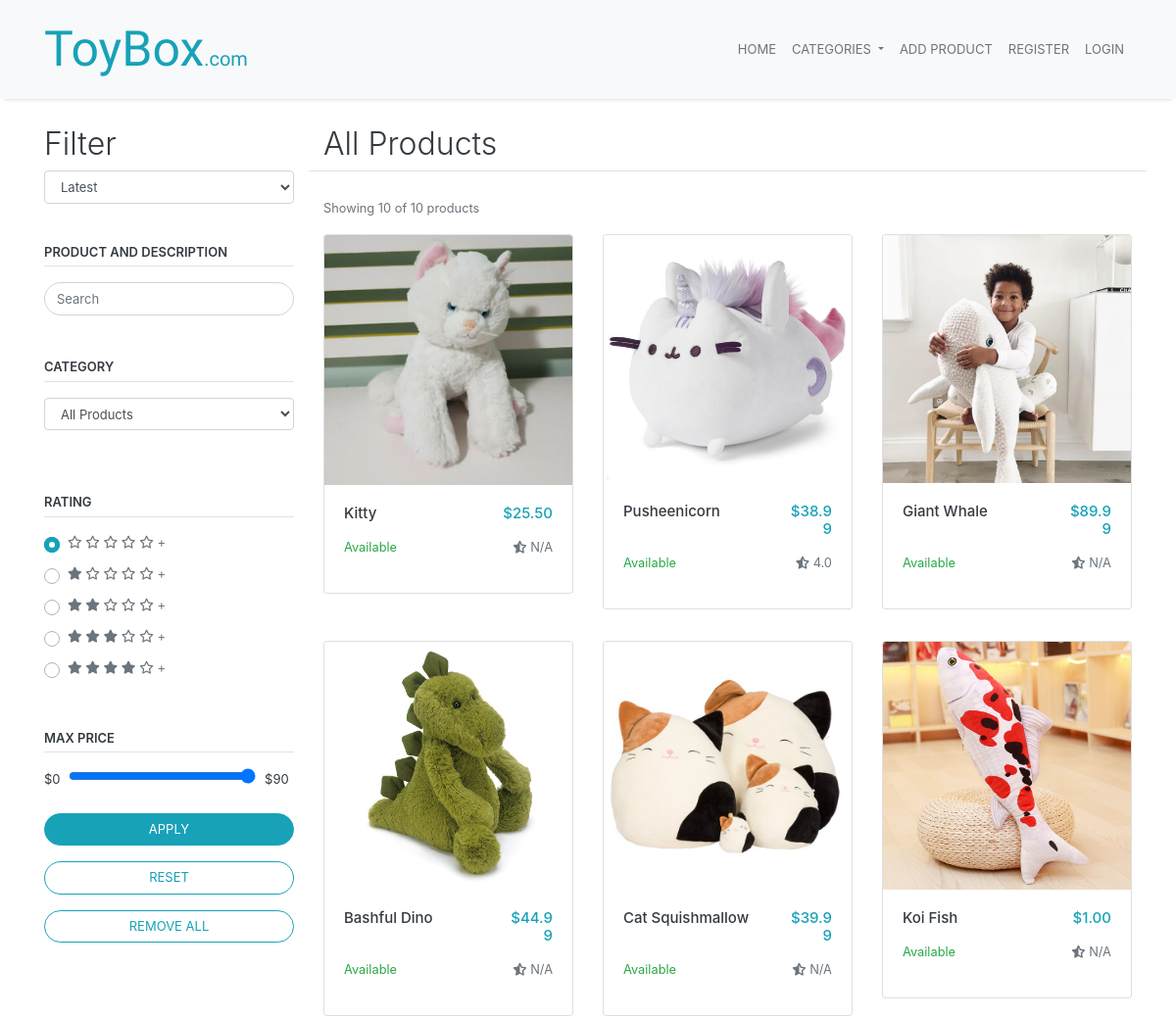
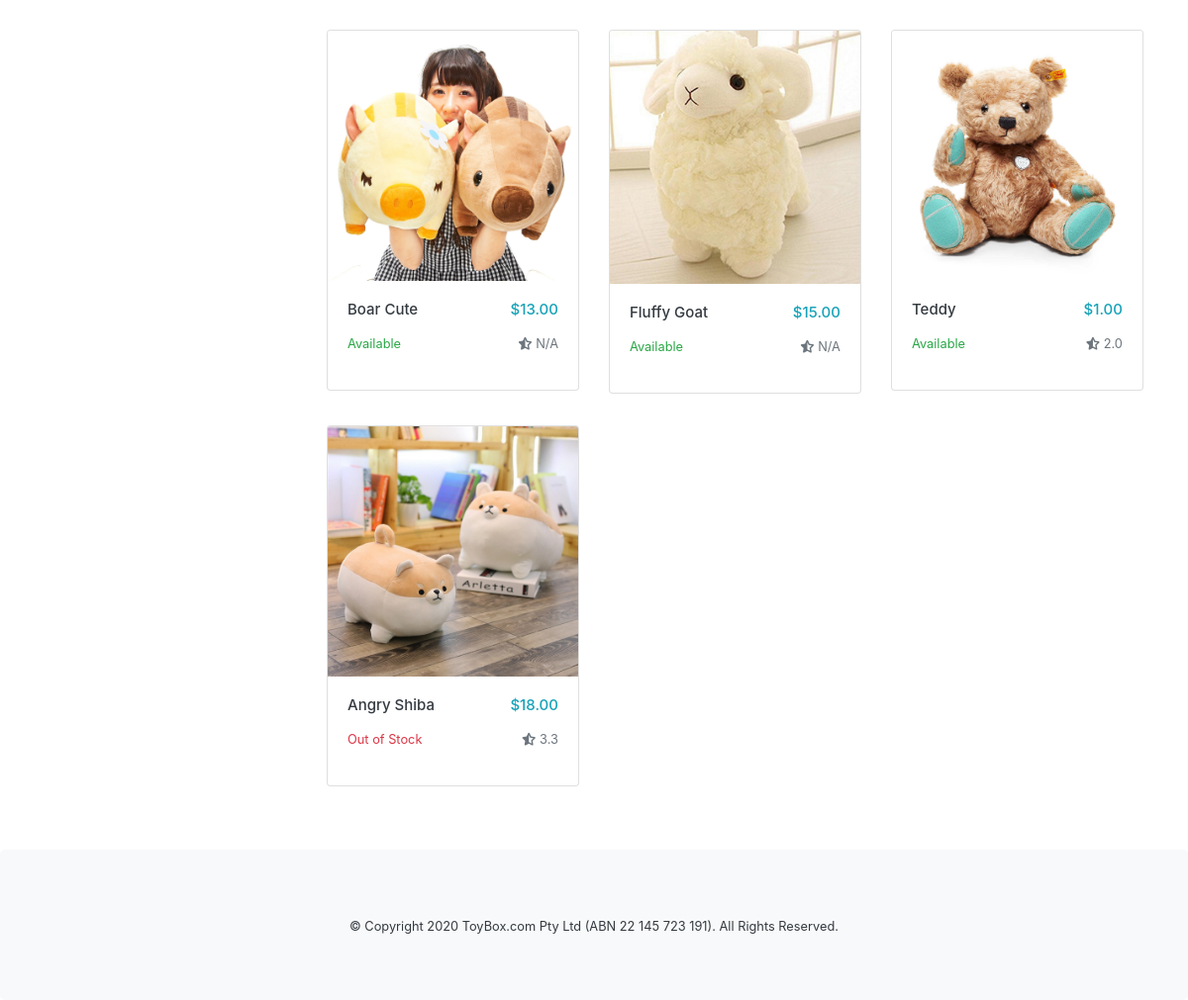
The page / on the database its author committed (2 pictures, top to bottom).
### marketplace/models.py (models this page shows, shortened)
class Product(db.Model):
    __tablename__='products'
    id = db.Column(db.Integer, primary_key=True)
    name = db.Column(db.String(100), nullable=False)
    description = db.Column(db.String(500))
    current_stock = db.Column(db.Integer, nullable=False)
    monthly_stock = db.Column(db.Integer, nullable=False)
    price = db.Column(db.Numeric, nullable=False)
    category = db.Column(db.String(50), nullable=False)
    created = db.Column(db.DateTime, default=datetime.now(), nullable=False)
    image_one = db.Column(db.String(400))
    image_two = db.Column(db.String(400))
    image_three = db.Column(db.String(400))
    seller_id = db.Column(db.Integer, db.ForeignKey('users.id'))
    comments = db.relationship('Comment', backref='product') #comments on product

### marketplace/views.py (the view)
@bp.route('/', methods=['GET'])
def index():
    product_list = Product.query.order_by(Product.created.desc()).all()
    if (not product_list): #if no products exist then return 404
        return render_template('404.html')
    product_list = refine(product_list)
    return render_template('index.html',
        products = product_list,
        user_rating = 0,
        order = "Latest",
        category = "All Products",
        max_price = find_max(product_list),
        actual_max_price=find_max(product_list),
        actual_results = len(product_list),
        total_results = len(product_list))

### marketplace/views.py (called while the page is built)
def refine(result):
    for product in result:
        product.price = round(product.price, 2)
        product.rating = 0
        i = 0
        for comment in product.comments:
            product.rating += comment.rating
            i += 1
        if i > 0:
            product.rating = round(product.rating/i, 1)
        else:
            product.rating = 'N/A'
    return result

def find_max(result):
    max_value = 0  #initialise maximum value
    current_value = 0
    for product in result:
        current_value = round(5 * (math.ceil(product.price / 5)), 0) #round up to next 5
        if current_value > max_value:
            max_value = current_value
    return max_value

### marketplace/templates/index.html (shortened to what this page needs)
{% extends 'base.html' %}
{% block content %}
<div class="container">
  <div class="row content-container">
    <div class="col-md-3 d-none d-md-block">
      <h2 class="text-dark font-weight-light">Filter</h2>
      <form action="/filter" method= "POST" oninput="pricerangevalue.value = pricerange.valueAsNumber" class="text-dark small-font">
        <div class="form-group">
          <select class="form-control small-font" id="order" name="order">
            <option value="{{ order }}" selected>{{ order }}</option>
          </select>
        </div>
        <div class="form-head pb-1 mb-3 pt-4 border-bottom">PRODUCT AND DESCRIPTION</div>
        {% if user_search %}
        <input name="search" type="search" value="{{ user_search }}" class="form-control rounded-pill small-font" placeholder="{{ user_search }}">
        {% else %}
          <input name="search" type="search" class="form-control rounded-pill small-font" placeholder="Search">
        {% endif %}
        <br>
        <div class="form-head pb-1 mb-3 pt-4 border-bottom">CATEGORY</div>
        <div class="form-group">
          <select class="form-control small-font" id="category" name="category">
            <option value="{{ category }}" selected>{{ category }}</option>
          </select>
        </div>
        <div class="form-head pb-1 mb-3 pt-5 border-bottom">RATING</div>
        <div class="mt-2 custom-control custom-radio">
          <label for="zeroStars" class="text-muted custom-control-label">
            <i class="far fa-star"></i> <i class="far fa-star"></i> <i class="far fa-star"></i> <i
              class="far fa-star"></i> <i class="far fa-star"></i> +
          </label>
        </div>
        <div class="mt-2 custom-control custom-radio">
          <label for="oneStars" class="text-muted custom-control-label">
            <i class="fas fa-star"></i> <i class="far fa-star"></i> <i class="far fa-star"></i> <i
              class="far fa-star"></i> <i class="far fa-star"></i> +
          </label>
        </div>
        <div class="mt-2 custom-control custom-radio">
          <label for="twoStars" class="text-muted custom-control-label">
            <i class="fas fa-star"></i> <i class="fas fa-star"></i> <i class="far fa-star"></i> <i
              class="far fa-star"></i> <i class="far fa-star"></i> +
          </label>
        </div>
        <div class="mt-2 custom-control custom-radio">
          <label for="threeStars" class="text-muted custom-control-label">
            <i class="fas fa-star"></i> <i class="fas fa-star"></i> <i class="fas fa-star"></i> <i
              class="far fa-star"></i> <i class="far fa-star"></i> +
          </label>
        </div>
        <div class="mt-2 custom-control custom-radio">
          <label for="fourStars" class="text-muted custom-control-label">
            <i class="fas fa-star"></i> <i class="fas fa-star"></i> <i class="fas fa-star"></i> <i
              class="fas fa-star"></i> <i class="far fa-star"></i> +
          </label>
        </div>
        <div class="form-head pb-1 mb-3 pt-5 border-bottom">MAX PRICE</div>
        <output>$0</output>
        <input class="form custom-slider" name="pricerange" type="range" step="5" min="0" max="{{actual_max_price}}" value="{{max_price}}">
        $<output name="pricerangevalue" for="pricerange" >{{max_price}}</output>
        <input type="submit" class="btn btn-info d-block rounded-pill w-100 mt-4 small-font" value="APPLY">
        <input type="reset" class="btn btn-outline-info d-block rounded-pill w-100 mt-3 small-font"
          value="RESET">
        <a class="btn btn-outline-info d-block rounded-pill w-100 mt-3 mb-5 small-font" href="{{ url_for('main.index') }}">REMOVE ALL</a>
      </form>
    </div>
    <div class="col-md-9">
      <div class="row border-bottom mb-4">
        <div class="col-8">
          <h2 class="text-dark font-weight-light">{{ category }}</h2>
        </div>
      </div>
      <small class="text-muted ">Showing {{ total_results }}  of {{actual_results}} products</small>
      <div class="card-deck">
        {% for product in products %}
          <div class="col-sm-4 mt-3 mb-3">
            <a href="{{ url_for('product.view', id=product.id) }}" class="card product-card">
              <img class="card-img-top product-image" src="..{{ product.image_one }}">
              <div class="card-body">
                <div class="row">
                  <h5 class="col-lg-8 card-title text-dark">{{ product.name }}</h5>
                  <h5 style ="text-align:right;" class="col-lg-4 card-title text-info">${{ product.price }}</h5>
                </div>
                <div class="row">
                  {% if product.current_stock > 0 %}
                  <p class="col-lg-8 card-text text-success"><small>Available</small></p>
                  {% else %}
                  <p class="col-lg-8 card-text text-danger"><small>Out of Stock</small></p>
                  {% endif %}
                  <p style ="text-align:right;" class="col-lg-4 card-text text-muted"><small><i class="fas fa-star-half-alt"></i> {{ product.rating }}</small></p>
                </div>
              </div>
            </a>
          </div>
        {% endfor %}
      </div>
    </div>
  </div>
</div>
{% endblock %}

### marketplace/templates/base.html (shortened to what this page needs)
<!DOCTYPE html>
<html lang="en">
<head>
    <link href="https://stackpath.bootstrapcdn.com/bootstrap/4.4.1/css/bootstrap.min.css" rel="stylesheet"
>
    <link rel="stylesheet" href="../static/css/style.css">
</head>
<body class="container-full bg-white">
    <nav class="navbar navbar-expand-lg fixed-top navbar-light bg-light">
        <div class="container">
            <a class="navbar-brand fredoka-font logo text-info" href="{{ url_for('main.index') }}">ToyBox<span
                    class="logo-small d-none d-sm-inline-block">.com</span></a>
            <div class="collapse navbar-collapse" id="navbarNav">
                <ul class="navbar-nav ml-auto">
                    <li class="nav-item active">
                        <a class="nav-link text-secondary small-font" href="{{ url_for('main.index') }}">HOME</a>
                    </li>
                    <li class="nav-item dropdown">
                        <a class="nav-link dropdown-toggle text-secondary small-font" href="{{ url_for('main.index') }}"
                            id="navbarDropdown" role="button" data-toggle="dropdown" aria-haspopup="true"
                            aria-expanded="false">
                            CATEGORIES
                        </a>
                    </li>
                    {% if current_user.seller != True %}
                        <li class="nav-item">
                            <a class="nav-link text-secondary small-font" href="{{ url_for('auth.login') }}">ADD PRODUCT</a>
                        </li>
                    {% endif %}
                    {% if current_user.is_authenticated %}
                        <li class="nav-item">
                            <a class="nav-link disabled text-secondary small-font" href="#"><span>Welcome, {{ current_user.username }}!</span></a>
                        </li>
                        <li class="nav-item">
                            <a class="nav-link text-secondary small-font" href="{{url_for('auth.logout')}}">LOGOUT</a>
                        </li>
                    {% else %}
                        <li class="nav-item">
                            <a class="nav-link text-secondary small-font" href="{{url_for('auth.register')}}">REGISTER</a>
                        </li>
                        <li class="nav-item">
                            <a class="nav-link text-secondary small-font" href="{{url_for('auth.login')}}">LOGIN</a>
                        </li>
                    {% endif %}
                </ul>
            </div>
        </div>
    </nav>
    {% block content %}
    {% endblock %}
    <div class="jumbotron text-center text-dark bg-light m-0 mt-5">
        <small>© Copyright 2020 ToyBox.com Pty Ltd (ABN 22 145 723 191). All Rights Reserved.<small>
    </div>
</body>
</html>

### marketplace/static/css/style.css (style rules this page uses)
body { overflow-x: hidden; display: flex; flex-direction: column; min-height: 100%; }
html { min-height: 100%; }
.navbar { box-shadow: 0 4px 4px -4px rgba(0,0,0,.2); }
.fredoka-font { font-family: 'Fredoka One', cursive!important; }
.logo { font-size: 50px; }
.logo-small { font-size: 20px; }
.content-container { margin-top: 128px; }
.form-head { font-size: 13px; font-weight: 600; }
.custom-slider { width: 75%; margin-left: 5px; margin-right: 5px; }
.small-font { font-size: 13px!important; }
h5 { font-size: 15px!important; }
.custom-radio .custom-control-input:checked~.custom-control-label::before, .custom-radio .custom-control-input:checked~.custom-control-label::after { background-color: #17a2b8; border-radius: 50%; }
.product-card { padding-left: 0; padding-right: 0; }
.col-sm-4 { padding: 0; }

### rows shown on the page
Product: image_one (picture), name "Kitty", price "25.50", current_stock "Available", rating "N/A"
Product: image_one (picture), name "Pusheenicorn", price "38.99", current_stock "Available", rating "4.0"
Product: image_one (picture), name "Giant Whale", price "89.99", current_stock "Available", rating "N/A"
Product: image_one (picture), name "Bashful Dino", price "44.99", current_stock "Available", rating "N/A"
Product: image_one (picture), name "Cat Squishmallow", price "39.99", current_stock "Available", rating "N/A"
Product: image_one (picture), name "Koi Fish", price "1.00", current_stock "Available", rating "N/A"
Product: image_one (picture), name "Boar Cute", price "13.00", current_stock "Available", rating "N/A"
Product: image_one (picture), name "Fluffy Goat", price "15.00", current_stock "Available", rating "N/A"
Product: image_one (picture), name "Teddy", price "1.00", current_stock "Available", rating "2.0"
Product: image_one (picture), name "Angry Shiba", price "18.00", current_stock "Out of Stock", rating "3.3"

### other values the page prints
{{ max_price }} "90"
{{ category }} "All Products"
{{ total_results }} "10"
{{ actual_results }} "10"
form field order "Latest"
form field category "All Products"
